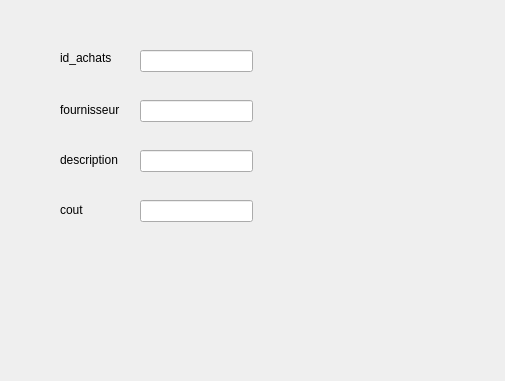
<?xml version="1.0" encoding="UTF-8"?>
<ui version="4.0">
 <class>addachats</class>
 <widget class="QDialog" name="addachats">
  <property name="geometry">
   <rect>
    <x>0</x>
    <y>0</y>
    <width>505</width>
    <height>381</height>
   </rect>
  </property>
  <property name="windowTitle">
   <string>Dialog</string>
  </property>
  <widget class="QLabel" name="label">
   <property name="geometry">
    <rect>
     <x>60</x>
     <y>50</y>
     <width>55</width>
     <height>16</height>
    </rect>
   </property>
   <property name="text">
    <string>id_achats</string>
   </property>
  </widget>
  <widget class="QLineEdit" name="lineEdit">
   <property name="geometry">
    <rect>
     <x>140</x>
     <y>50</y>
     <width>113</width>
     <height>22</height>
    </rect>
   </property>
  </widget>
  <widget class="QLabel" name="label_2">
   <property name="geometry">
    <rect>
     <x>60</x>
     <y>100</y>
     <width>71</width>
     <height>20</height>
    </rect>
   </property>
   <property name="text">
    <string>fournisseur</string>
   </property>
  </widget>
  <widget class="QLineEdit" name="lineEdit_2">
   <property name="geometry">
    <rect>
     <x>140</x>
     <y>100</y>
     <width>113</width>
     <height>22</height>
    </rect>
   </property>
  </widget>
  <widget class="QLabel" name="label_3">
   <property name="geometry">
    <rect>
     <x>60</x>
     <y>150</y>
     <width>71</width>
     <height>20</height>
    </rect>
   </property>
   <property name="text">
    <string>description</string>
   </property>
  </widget>
  <widget class="QLineEdit" name="lineEdit_3">
   <property name="geometry">
    <rect>
     <x>140</x>
     <y>150</y>
     <width>113</width>
     <height>22</height>
    </rect>
   </property>
  </widget>
  <widget class="QLabel" name="label_4">
   <property name="geometry">
    <rect>
     <x>60</x>
     <y>200</y>
     <width>71</width>
     <height>20</height>
    </rect>
   </property>
   <property name="text">
    <string>cout</string>
   </property>
  </widget>
  <widget class="QLineEdit" name="lineEdit_4">
   <property name="geometry">
    <rect>
     <x>140</x>
     <y>200</y>
     <width>113</width>
     <height>22</height>
    </rect>
   </property>
  </widget>
 </widget>
 <resources/>
 <connections/>
</ui>
